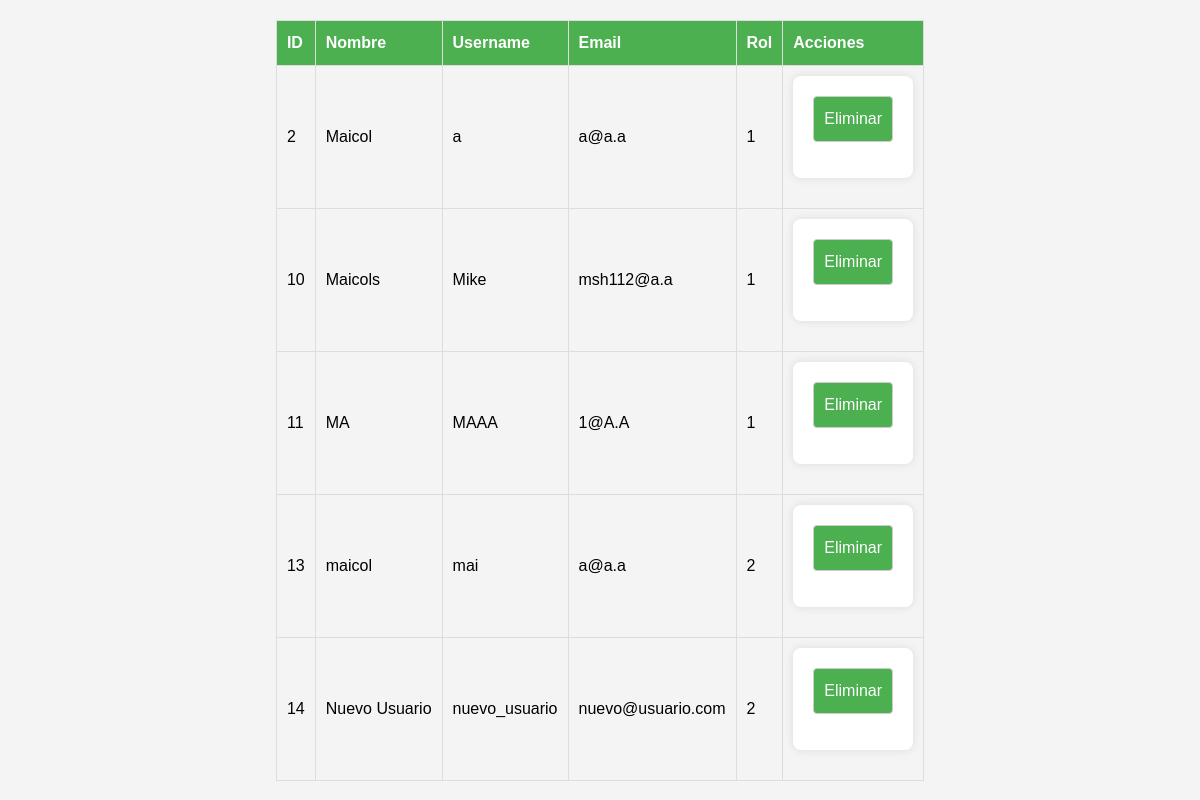
Page /view/admin/Admin.php (signed in) on the committed database.
### tables this page shows
CREATE TABLE `usuarios` (
  `p_Id` int(50) NOT NULL,
  `p_nombre` varchar(100) NOT NULL,
  `p_username` varchar(100) NOT NULL,
  `p_pass` varchar(100) NOT NULL,
  `p_email` varchar(100) NOT NULL,
  `p_numberofdocument` int(50) NOT NULL,
  `p_numbercellphone` int(20) NOT NULL,
  `p_typeofdocument` int(11) NOT NULL,
  `p_gender` int(11) DEFAULT NULL,
  `rol` int(30) DEFAULT NULL
);

### view/admin/Admin.php (the view, shortened to what this page needs)
<?php
$objConn = new Connection();
$conn = $objConn->getConnection();
class Crud {
    private $conn;
    public function __construct($conn) {
        $this->conn = $conn;
    }
    public function readUsers() {
        $sql = "SELECT * FROM `usuarios`";
        $result = $this->conn->query($sql);
        $users = [];
        while ($row = $result->fetch_assoc()) {
            $users[] = $row;
        }
        return $users;
    }
}
$objCrud = new Crud($conn);
?>
<!DOCTYPE html>
<html lang="es">
<head>
    <link href="https://cdn.jsdelivr.net/npm/bootstrap@5.3.2/dist/css/bootstrap.min.css" rel="stylesheet">
</head>
<body>
     <?php
    $usuarios = $objCrud->readUsers();
    if (!empty($usuarios)) {
        echo '<table class="table-danger">';
        echo '<tr>';
        echo '<th>ID</th>';
        echo '<th>Nombre</th>';
        echo '<th>Username</th>';
        echo '<th>Email</th>';
        echo '<th>Rol</th>';
        echo '<th>Acciones</th>';
        echo '</tr>';
        foreach ($usuarios as $usuario) {
            echo '<tr>';
            echo '<td>' . $usuario['p_Id'] . '</td>';
            echo '<td>' . $usuario['p_nombre'] . '</td>';
            echo '<td>' . $usuario['p_username'] . '</td>';
            echo '<td>' . $usuario['p_email'] . '</td>';
            echo '<td>' . $usuario['rol'] . '</td>';
            echo '<td>
                    <form method="post" action="' . $_SERVER["PHP_SELF"] . '">
                        <input type="hidden" name="p_Id_delete" value="' . $usuario['p_Id'] . '">
                        <input type="submit" value="Eliminar">
                    </form>
                    </td>';
            echo '</tr>';
        }
        echo '</table>';
    } else {
        echo 'No hay usuarios para mostrar.';
    }
    ?>
</body>
</html>

### view/admin/Admin.php (style rules this page uses)
body { font-family: Arial, sans-serif; background-color: #f4f4f4; margin: 0; padding: 0; display: flex; flex-direction: column; align-items: center; height: 100vh; }
form { background-color: #fff; padding: 20px; border-radius: 8px; box-shadow: 0 0 10px rgba(0, 0, 0, 0.1); margin-bottom: 20px; }
input { width: 100%; padding: 10px; margin-bottom: 16px; border: 1px solid #ccc; border-radius: 4px; box-sizing: border-box; }
input[type="submit"] { background-color: #4caf50; color: #fff; cursor: pointer; }
table { margin-top: 20px; }
th, td { padding: 10px; border: 1px solid #ddd; text-align: left; }
th { background-color: #4caf50; color: white; }

### rows in the picture
usuarios: p_Id "2", p_nombre "Maicol", p_username "a", p_email "a@a.a", rol "1"
usuarios: p_Id "10", p_nombre "Maicols", p_username "Mike", p_email "msh112@a.a", rol "1"
usuarios: p_Id "11", p_nombre "MA", p_username "MAAA", p_email "1@A.A", rol "1"
usuarios: p_Id "13", p_nombre "maicol", p_username "mai", p_email "a@a.a", rol "2"
usuarios: p_Id "14", p_nombre "Nuevo Usuario", p_username "nuevo_usuario", p_email "nuevo@usuario.com", rol "2"
